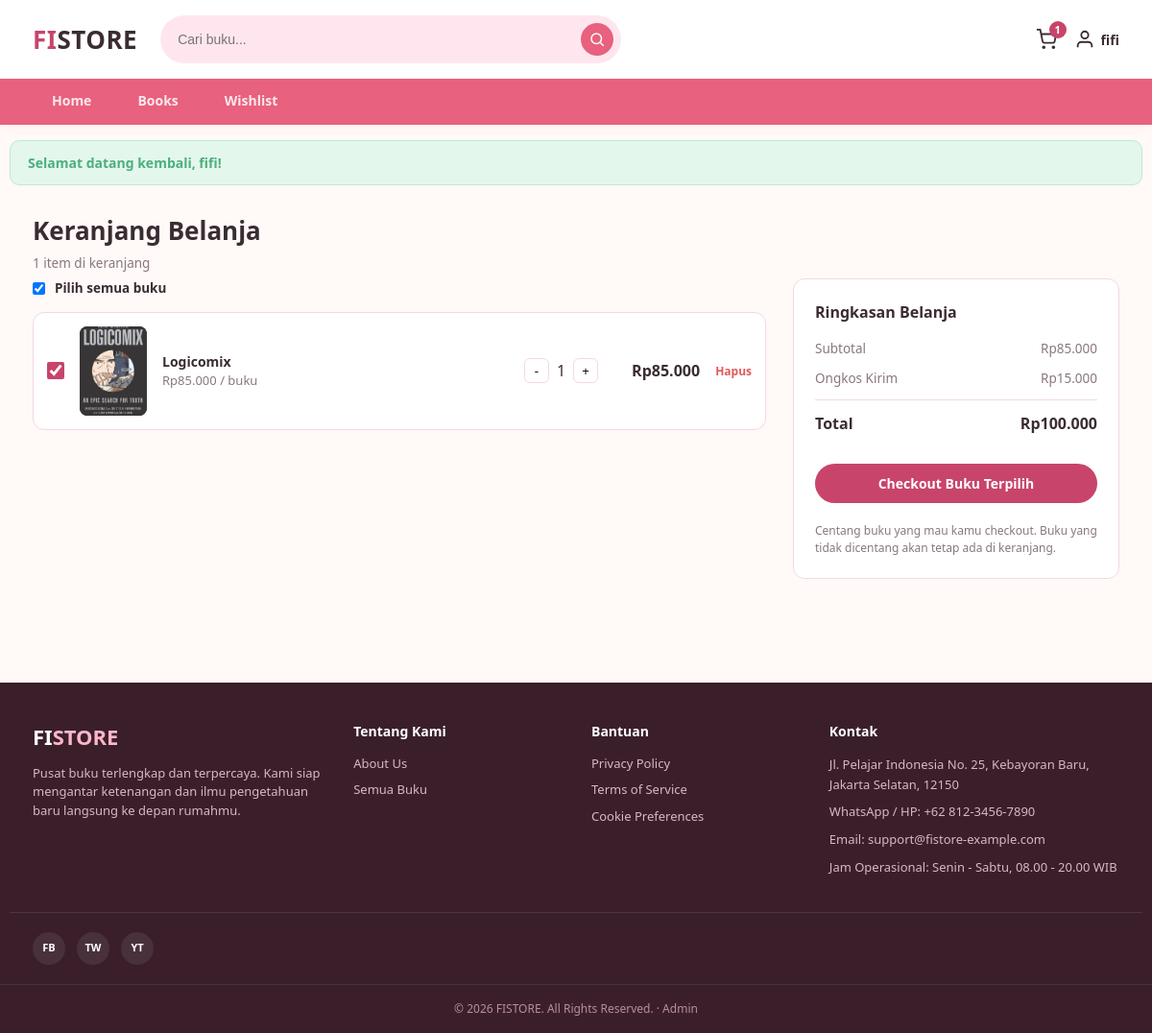
Page /cart.php (signed in) on the committed database.
### tables this page shows
CREATE TABLE `cart` (
  `id` int(11) NOT NULL,
  `user_id` int(11) NOT NULL,
  `book_id` int(11) NOT NULL,
  `quantity` int(11) NOT NULL DEFAULT 1,
  `created_at` timestamp NOT NULL DEFAULT current_timestamp()
);

CREATE TABLE `books` (
  `id` int(11) NOT NULL,
  `title` varchar(150) NOT NULL,
  `author` varchar(100) NOT NULL,
  `category` varchar(60) NOT NULL,
  `price` int(11) NOT NULL,
  `stock` int(11) NOT NULL DEFAULT 0,
  `description` text DEFAULT NULL,
  `cover_color` varchar(20) DEFAULT '#f7a1b5',
  `cover_image` varchar(255) DEFAULT NULL,
  `is_new` tinyint(1) DEFAULT 0,
  `is_bestseller` tinyint(1) DEFAULT 0,
  `is_trending` tinyint(1) DEFAULT 0,
  `created_at` timestamp NOT NULL DEFAULT current_timestamp()
);

### includes/functions.php (called while the page is built, shortened)
<?php
function formatRupiah($num) {
    return 'Rp' . number_format((float)$num, 0, ',', '.');
}
function e($str) {
    return htmlspecialchars($str ?? '', ENT_QUOTES, 'UTF-8');
}

### cart.php (the view, shortened to what this page needs)
<?php
require_once 'config.php';
require_once 'includes/functions.php';
$stmt = $pdo->prepare("SELECT c.id as cart_id, c.quantity, b.* FROM cart c JOIN books b ON c.book_id = b.id WHERE c.user_id = ? ORDER BY c.created_at DESC");
$stmt->execute([$_SESSION['user_id']]);
$items = $stmt->fetchAll();
$subtotal = 0;
foreach ($items as $it) {
    $subtotal += $it['price'] * $it['quantity'];
}
$shipping = $subtotal > 0 ? 15000 : 0;
$total = $subtotal + $shipping;
require_once 'includes/header.php';
?>
<div class="container">
  <div class="page-header">
    <h1>Keranjang Belanja</h1>
    <p><?= count($items) ?> item di keranjang</p>
  </div>
  <?php if (empty($items)): ?>
    <div class="empty-state">
      <svg width="60" height="60" viewBox="0 0 24 24" fill="none" stroke="currentColor" stroke-width="1.5"><circle cx="9" cy="21" r="1"/><circle cx="20" cy="21" r="1"/><path d="M1 1h4l2.68 13.39a2 2 0 0 0 2 1.61h9.72a2 2 0 0 0 2-1.61L23 6H6"/></svg>
      <p>Keranjang kamu masih kosong.</p>
      <a href="books.php" class="btn btn-primary mt-20">Mulai Belanja</a>
    </div>
  <?php else: ?>
    <form method="POST" action="checkout_select.php" id="cartForm">
      <div class="cart-layout">
        <div>
          <label class="select-all-row">
            <input type="checkbox" id="selectAll" checked>
            <span>Pilih semua buku</span>
          </label>
          <?php foreach ($items as $it): ?>
            <div class="cart-item">
              <input type="checkbox" name="selected[]" value="<?= (int)$it['cart_id'] ?>" class="item-check" data-total="<?= (int)($it['price'] * $it['quantity']) ?>" checked>
              <?php if (!empty($it['cover_image'])): ?>
                <div class="mini-cover has-image" style="background:<?= e($it['cover_color']) ?>;">
                  <img src="uploads/covers/<?= e($it['cover_image']) ?>" alt="<?= e($it['title']) ?>">
                </div>
              <?php else: ?>
                <div class="mini-cover" style="background:<?= e($it['cover_color']) ?>;"><?= e(mb_strimwidth($it['title'], 0, 24, '...')) ?></div>
              <?php endif; ?>
              <div class="ci-main">
                <div class="ci-title"><?= e($it['title']) ?></div>
                <div class="ci-price"><?= formatRupiah($it['price']) ?> / buku</div>
              </div>
              <span class="qty-inline">
                <button type="submit" formaction="cart_action.php" formnovalidate name="action" value="decrease" onclick="document.getElementById('cartIdField').value=<?= (int)$it['cart_id'] ?>">-</button>
                <span><?= (int)$it['quantity'] ?></span>
                <button type="submit" formaction="cart_action.php" formnovalidate name="action" value="increase" onclick="document.getElementById('cartIdField').value=<?= (int)$it['cart_id'] ?>" <?= $it['quantity'] >= $it['stock'] ? 'disabled' : '' ?>>+</button>
              </span>
              <div class="ci-price-line"><?= formatRupiah($it['price'] * $it['quantity']) ?></div>
              <button type="submit" formaction="cart_action.php" formnovalidate name="action" value="remove" class="remove-link" style="background:none;border:none;" onclick="document.getElementById('cartIdField').value=<?= (int)$it['cart_id'] ?>">Hapus</button>
            </div>
          <?php endforeach; ?>
        </div>
        <div class="summary-box">
          <h3>Ringkasan Belanja</h3>
          <div class="summary-row"><span>Subtotal</span><span id="subtotalVal"><?= formatRupiah($subtotal) ?></span></div>
          <div class="summary-row"><span>Ongkos Kirim</span><span id="shippingVal"><?= formatRupiah($shipping) ?></span></div>
          <div class="summary-row total"><span>Total</span><span id="totalVal"><?= formatRupiah($total) ?></span></div>
          <button type="submit" formaction="checkout_select.php" id="checkoutBtn" class="btn btn-primary btn-block mt-20">Checkout Buku Terpilih</button>
          <p class="form-hint mt-20">Centang buku yang mau kamu checkout. Buku yang tidak dicentang akan tetap ada di keranjang.</p>
        </div>
      </div>
    </form>
  <?php endif; ?>
</div>
<?php require_once 'includes/footer.php'; ?>

### assets/css/style.css (style rules this page uses)
:root { --pink-light: #ffe6ee; --pink: #ffb6c9; --pink-mid: #f993ae; --pink-dark: #e8617e; --pink-darker: #c8446b; --peach: #ffd9c2; --peach-dark: #ffb98a; --bg: #fff9f7; --card-bg: #ffffff; --text-dark: #3a2c33; --text-muted: #8a7680; --border-color: #f3d9e2; --footer-bg: #3a1f2b; --success: #4caf7d; --error: #e05a5a; --radius: 14px; --shadow: 0 4px 16px rgba(232, 97, 126, 0.10); }
* { box-sizing: border-box; margin: 0; padding: 0; }
body { font-family: 'Segoe UI', system-ui, -apple-system, Roboto, Arial, sans-serif; background: var(--bg); color: var(--text-dark); line-height: 1.5; }
img { max-width: 100%; display: block; }
button { cursor: pointer; font-family: inherit; }
.container { max-width: 1180px; margin: 0 auto; padding: 0 24px; }
.btn { display: inline-block; border: none; border-radius: 30px; padding: 11px 24px; font-weight: 700; font-size: 14px; cursor: pointer; text-align: center; }
.btn-primary { background: var(--pink-darker); color: #fff; }
.btn-block { width: 100%; }
.form-hint { font-size: 12px; color: var(--text-muted); margin-top: 6px; }
.page-header { padding: 28px 0 6px; }
.page-header h1 { font-size: 26px; font-weight: 800; }
.page-header p { color: var(--text-muted); font-size: 13.5px; margin-top: 4px; }
.cart-layout { display: grid; grid-template-columns: 1fr 340px; gap: 28px; padding-bottom: 60px; }
.select-all-row { display: flex; align-items: center; gap: 10px; font-size: 13.5px; font-weight: 700; color: var(--text-dark); margin-bottom: 14px; cursor: pointer; }
.cart-item { display: flex; align-items: center; flex-wrap: wrap; gap: 16px; background: #fff; border: 1px solid var(--border-color); border-radius: 12px; padding: 14px; margin-bottom: 14px; }
.cart-item .item-check { width: 18px; height: 18px; accent-color: var(--pink-darker); flex-shrink: 0; }
.cart-item .ci-main { flex: 1; min-width: 140px; }
.cart-item .ci-price-line { font-weight: 800; min-width: 90px; text-align: right; }
.cart-item .mini-cover { width: 70px; aspect-ratio: 3/4; border-radius: 8px; display: flex; align-items: center; justify-content: center; color: #fff; font-size: 10px; font-weight: 700; text-align: center; padding: 4px; position: relative; overflow: hidden; }
.cart-item .mini-cover.has-image { padding: 0; }
.cart-item .mini-cover img { position: absolute; inset: 0; width: 100%; height: 100%; object-fit: cover; }
.cart-item .ci-title { font-weight: 700; font-size: 14px; }
.cart-item .ci-price { font-size: 13px; color: var(--text-muted); }
.cart-item .qty-inline { display: flex; align-items: center; gap: 8px; }
.cart-item .qty-inline button { width: 26px; height: 26px; border-radius: 6px; border: 1px solid var(--border-color); background: #fff; }
.cart-item .remove-link { color: var(--error); font-size: 12px; font-weight: 700; }
.summary-box { background: #fff; border: 1px solid var(--border-color); border-radius: 12px; padding: 22px; height: fit-content; }
.summary-box h3 { font-size: 16px; margin-bottom: 16px; }
.summary-row { display: flex; justify-content: space-between; font-size: 13.5px; margin-bottom: 10px; color: var(--text-muted); }
.summary-row.total { color: var(--text-dark); font-weight: 800; font-size: 16px; border-top: 1px solid var(--border-color); padding-top: 12px; margin-top: 12px; }
.mt-20 { margin-top: 20px; }

### rows in the picture
cart: book.cover_image (picture), book.title "Logicomix", book.price "Rp85.000", $it['cart_id'] 9 (drawn), quantity "1", formatRupiah($it['price'] * $it['quantity']) "Rp85.000"

### other values in the picture
$cc "1"
$_SESSION['user_name'] "fifi"
$msg "Selamat datang kembali, fifi!"
count($items) "1"
